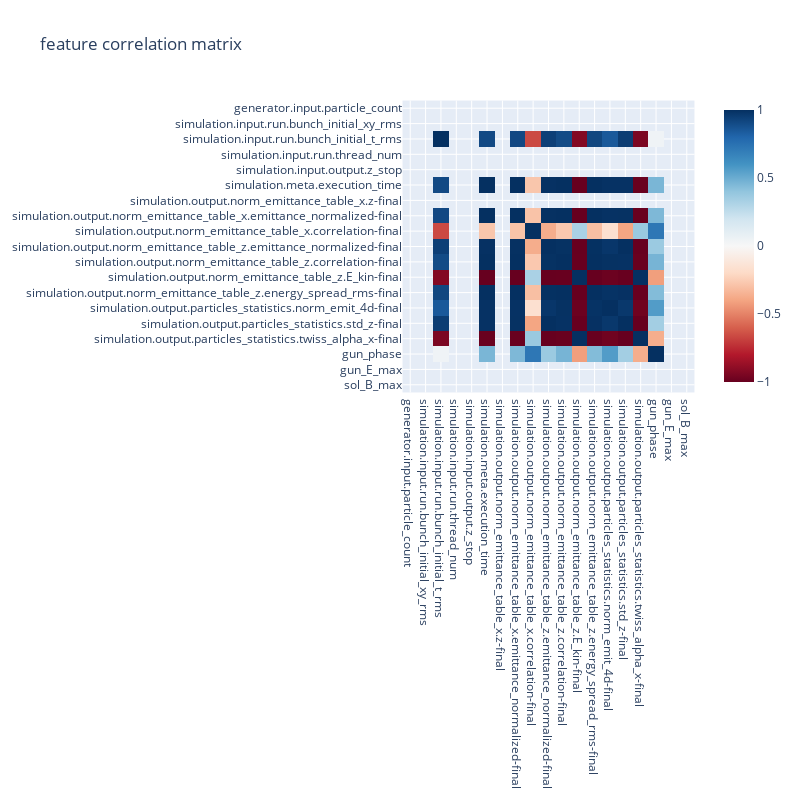

The notebook cell saved with this chart:
### Code cell
px.imshow(
    features.select_dtypes("number").corr(),
    color_continuous_scale="RdBu",
    color_continuous_midpoint=0,
    title="feature correlation matrix",
    width=800,
    height=800,
).show()

### Figure 1 — Plotly figure (JSON) as saved in the notebook; plotly's stock layout.template omitted (floating-point values rounded to 4 significant figures; data arrays with more than 128 entries replaced by an {"elided": "..."} marker saying what was removed)
{"data": [{"coloraxis": "coloraxis", "hovertemplate": "x: %{x}<br>y: %{y}<br>color: %{z}<extra></extra>", "name": "0", "type": "heatmap", "x": ["generator.input.particle_count", "simulation.input.run.bunch_initial_xy_rms", "simulation.input.run.bunch_initial_t_rms", "simulation.input.run.thread_num", "simulation.input.output.z_stop", "simulation.meta.execution_time", "simulation.output.norm_emittance_table_x.z-final", "simulation.output.norm_emittance_table_x.emittance_normalized-final", "simulation.output.norm_emittance_table_x.correlation-final", "simulation.output.norm_emittance_table_z.emittance_normalized-final", "simulation.output.norm_emittance_table_z.correlation-final", "simulation.output.norm_emittance_table_z.E_kin-final", "simulation.output.norm_emittance_table_z.energy_spread_rms-final", "simulation.output.particles_statistics.norm_emit_4d-final", "simulation.output.particles_statistics.std_z-final", "simulation.output.particles_statistics.twiss_alpha_x-final", "gun_phase", "gun_E_max", "sol_B_max"], "xaxis": "x", "y": ["generator.input.particle_count", "simulation.input.run.bunch_initial_xy_rms", "simulation.input.run.bunch_initial_t_rms", "simulation.input.run.thread_num", "simulation.input.output.z_stop", "simulation.meta.execution_time", "simulation.output.norm_emittance_table_x.z-final", "simulation.output.norm_emittance_table_x.emittance_normalized-final", "simulation.output.norm_emittance_table_x.correlation-final", "simulation.output.norm_emittance_table_z.emittance_normalized-final", "simulation.output.norm_emittance_table_z.correlation-final", "simulation.output.norm_emittance_table_z.E_kin-final", "simulation.output.norm_emittance_table_z.energy_spread_rms-final", "simulation.output.particles_statistics.norm_emit_4d-final", "simulation.output.particles_statistics.std_z-final", "simulation.output.particles_statistics.twiss_alpha_x-final", "gun_phase", "gun_E_max", "sol_B_max"], "yaxis": "y", "z": {"elided": "19x19 float values"}}], "layout": {"coloraxis": {"cmid": 0, "colorscale": [[0, "rgb(103,0,31)"], [0.1, "rgb(178,24,43)"], [0.2, "rgb(214,96,77)"], [0.3, "rgb(244,165,130)"], [0.4, "rgb(253,219,199)"], [0.5, "rgb(247,247,247)"], [0.6, "rgb(209,229,240)"], [0.7, "rgb(146,197,222)"], [0.8, "rgb(67,147,195)"], [0.9, "rgb(33,102,172)"], [1, "rgb(5,48,97)"]]}, "height": 800, "title": {"text": "feature correlation matrix"}, "width": 800, "xaxis": {"anchor": "y", "constrain": "domain", "domain": [0, 1], "scaleanchor": "y"}, "yaxis": {"anchor": "x", "autorange": "reversed", "constrain": "domain", "domain": [0, 1]}}}
